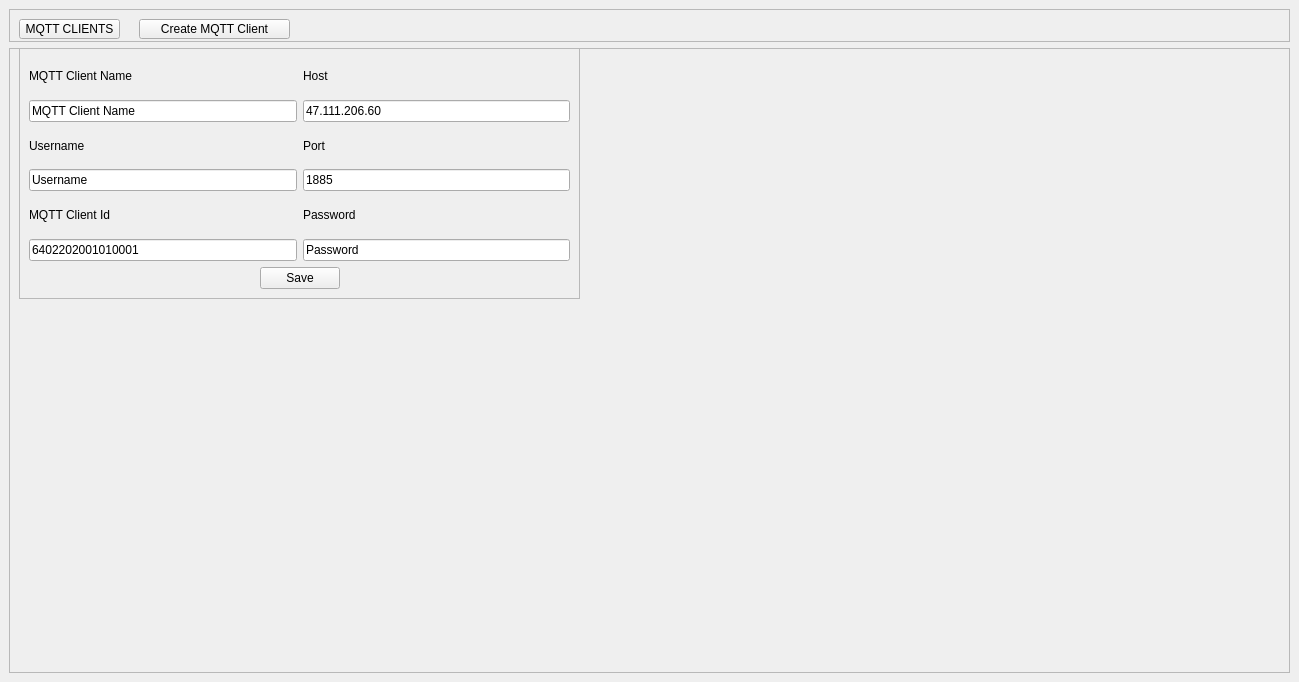
<?xml version="1.0" encoding="UTF-8"?>
<ui version="4.0">
 <class>MainWindow</class>
 <widget class="QMainWindow" name="MainWindow">
  <property name="geometry">
   <rect>
    <x>0</x>
    <y>0</y>
    <width>1299</width>
    <height>682</height>
   </rect>
  </property>
  <property name="windowTitle">
   <string>MainWindow</string>
  </property>
  <widget class="QWidget" name="centralwidget">
   <layout class="QGridLayout" name="gridLayout_2">
    <item row="0" column="0">
     <layout class="QVBoxLayout" name="verticalLayout_7" stretch="1,19">
      <property name="spacing">
       <number>6</number>
      </property>
      <item>
       <widget class="QFrame" name="frame_menuButton">
        <property name="frameShape">
         <enum>QFrame::StyledPanel</enum>
        </property>
        <property name="frameShadow">
         <enum>QFrame::Raised</enum>
        </property>
        <widget class="QPushButton" name="pushButton_mqttClients">
         <property name="geometry">
          <rect>
           <x>10</x>
           <y>10</y>
           <width>101</width>
           <height>20</height>
          </rect>
         </property>
         <property name="text">
          <string>MQTT CLIENTS</string>
         </property>
        </widget>
        <widget class="QPushButton" name="pushButton_createMqttClient">
         <property name="geometry">
          <rect>
           <x>130</x>
           <y>10</y>
           <width>151</width>
           <height>20</height>
          </rect>
         </property>
         <property name="styleSheet">
          <string notr="true">border-color: rgb(0, 255, 127);</string>
         </property>
         <property name="text">
          <string>Create MQTT Client</string>
         </property>
        </widget>
       </widget>
      </item>
      <item>
       <widget class="QFrame" name="frame_mainWindow">
        <property name="frameShape">
         <enum>QFrame::StyledPanel</enum>
        </property>
        <property name="frameShadow">
         <enum>QFrame::Raised</enum>
        </property>
        <widget class="QFrame" name="frame_setParam">
         <property name="geometry">
          <rect>
           <x>10</x>
           <y>0</y>
           <width>561</width>
           <height>251</height>
          </rect>
         </property>
         <property name="frameShape">
          <enum>QFrame::StyledPanel</enum>
         </property>
         <property name="frameShadow">
          <enum>QFrame::Raised</enum>
         </property>
         <layout class="QGridLayout" name="gridLayout">
          <item row="1" column="1">
           <layout class="QVBoxLayout" name="verticalLayout_5">
            <item>
             <layout class="QHBoxLayout" name="horizontalLayout_5">
              <item>
               <widget class="QLabel" name="label_5">
                <property name="text">
                 <string>Port</string>
                </property>
               </widget>
              </item>
              <item>
               <spacer name="horizontalSpacer_5">
                <property name="orientation">
                 <enum>Qt::Horizontal</enum>
                </property>
                <property name="sizeHint" stdset="0">
                 <size>
                  <width>40</width>
                  <height>20</height>
                 </size>
                </property>
               </spacer>
              </item>
             </layout>
            </item>
            <item>
             <widget class="QLineEdit" name="lineEdit_port">
              <property name="text">
               <string>1885</string>
              </property>
             </widget>
            </item>
           </layout>
          </item>
          <item row="1" column="0">
           <layout class="QVBoxLayout" name="verticalLayout_2">
            <item>
             <layout class="QHBoxLayout" name="horizontalLayout_2">
              <item>
               <widget class="QLabel" name="label_2">
                <property name="text">
                 <string>Username</string>
                </property>
               </widget>
              </item>
              <item>
               <spacer name="horizontalSpacer_2">
                <property name="orientation">
                 <enum>Qt::Horizontal</enum>
                </property>
                <property name="sizeHint" stdset="0">
                 <size>
                  <width>40</width>
                  <height>20</height>
                 </size>
                </property>
               </spacer>
              </item>
             </layout>
            </item>
            <item>
             <widget class="QLineEdit" name="lineEdit_username">
              <property name="text">
               <string>Username</string>
              </property>
             </widget>
            </item>
           </layout>
          </item>
          <item row="2" column="1">
           <layout class="QVBoxLayout" name="verticalLayout_6">
            <item>
             <layout class="QHBoxLayout" name="horizontalLayout_6">
              <item>
               <widget class="QLabel" name="label_6">
                <property name="text">
                 <string>Password</string>
                </property>
               </widget>
              </item>
              <item>
               <spacer name="horizontalSpacer_6">
                <property name="orientation">
                 <enum>Qt::Horizontal</enum>
                </property>
                <property name="sizeHint" stdset="0">
                 <size>
                  <width>40</width>
                  <height>20</height>
                 </size>
                </property>
               </spacer>
              </item>
             </layout>
            </item>
            <item>
             <widget class="QLineEdit" name="lineEdit_password">
              <property name="text">
               <string>Password</string>
              </property>
             </widget>
            </item>
           </layout>
          </item>
          <item row="0" column="1">
           <layout class="QVBoxLayout" name="verticalLayout_4" stretch="0,0">
            <property name="spacing">
             <number>6</number>
            </property>
            <item>
             <layout class="QHBoxLayout" name="horizontalLayout_4">
              <property name="spacing">
               <number>7</number>
              </property>
              <item>
               <widget class="QLabel" name="label_4">
                <property name="text">
                 <string>Host</string>
                </property>
               </widget>
              </item>
              <item>
               <spacer name="horizontalSpacer_4">
                <property name="orientation">
                 <enum>Qt::Horizontal</enum>
                </property>
                <property name="sizeHint" stdset="0">
                 <size>
                  <width>40</width>
                  <height>20</height>
                 </size>
                </property>
               </spacer>
              </item>
             </layout>
            </item>
            <item>
             <widget class="QLineEdit" name="lineEdit_host">
              <property name="text">
               <string>47.111.206.60</string>
              </property>
             </widget>
            </item>
           </layout>
          </item>
          <item row="0" column="0">
           <layout class="QVBoxLayout" name="verticalLayout" stretch="0,0">
            <item>
             <layout class="QHBoxLayout" name="horizontalLayout" stretch="0,0">
              <item>
               <widget class="QLabel" name="label">
                <property name="text">
                 <string>MQTT Client Name</string>
                </property>
               </widget>
              </item>
              <item>
               <spacer name="horizontalSpacer">
                <property name="orientation">
                 <enum>Qt::Horizontal</enum>
                </property>
                <property name="sizeHint" stdset="0">
                 <size>
                  <width>40</width>
                  <height>20</height>
                 </size>
                </property>
               </spacer>
              </item>
             </layout>
            </item>
            <item>
             <widget class="QLineEdit" name="lineEdit_clientName">
              <property name="text">
               <string>MQTT Client Name</string>
              </property>
             </widget>
            </item>
           </layout>
          </item>
          <item row="3" column="0" colspan="2">
           <layout class="QHBoxLayout" name="horizontalLayout_7">
            <item>
             <spacer name="horizontalSpacer_7">
              <property name="orientation">
               <enum>Qt::Horizontal</enum>
              </property>
              <property name="sizeHint" stdset="0">
               <size>
                <width>40</width>
                <height>20</height>
               </size>
              </property>
             </spacer>
            </item>
            <item>
             <widget class="QPushButton" name="pushButton_saveParam">
              <property name="text">
               <string>Save</string>
              </property>
             </widget>
            </item>
            <item>
             <spacer name="horizontalSpacer_8">
              <property name="orientation">
               <enum>Qt::Horizontal</enum>
              </property>
              <property name="sizeHint" stdset="0">
               <size>
                <width>40</width>
                <height>20</height>
               </size>
              </property>
             </spacer>
            </item>
           </layout>
          </item>
          <item row="2" column="0">
           <layout class="QVBoxLayout" name="verticalLayout_3">
            <item>
             <layout class="QHBoxLayout" name="horizontalLayout_3">
              <item>
               <widget class="QLabel" name="label_3">
                <property name="text">
                 <string>MQTT Client Id</string>
                </property>
               </widget>
              </item>
              <item>
               <spacer name="horizontalSpacer_3">
                <property name="orientation">
                 <enum>Qt::Horizontal</enum>
                </property>
                <property name="sizeHint" stdset="0">
                 <size>
                  <width>40</width>
                  <height>20</height>
                 </size>
                </property>
               </spacer>
              </item>
             </layout>
            </item>
            <item>
             <widget class="QLineEdit" name="lineEdit_clientId">
              <property name="text">
               <string>6402202001010001</string>
              </property>
             </widget>
            </item>
           </layout>
          </item>
         </layout>
        </widget>
       </widget>
      </item>
     </layout>
    </item>
   </layout>
  </widget>
 </widget>
 <resources/>
 <connections/>
</ui>
